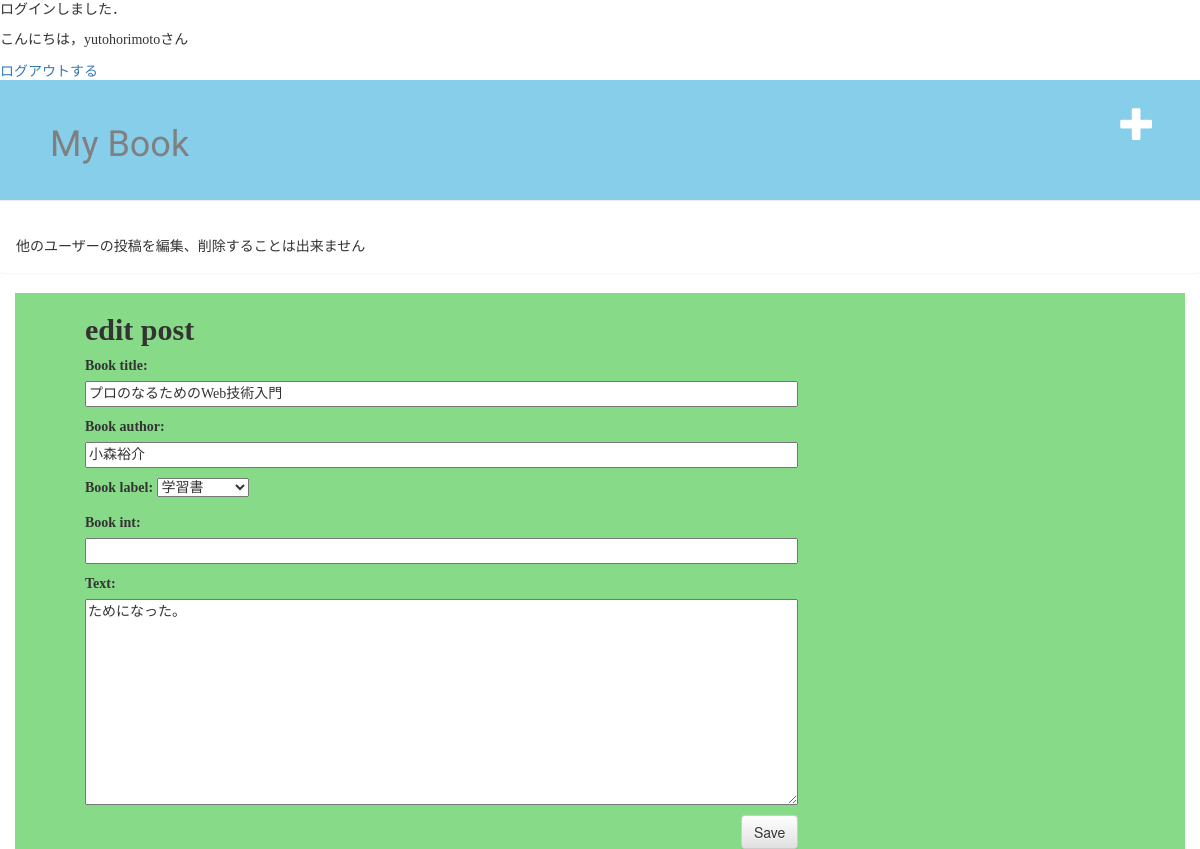
Page /post/6/edit/ (signed in) on the earlier database version.
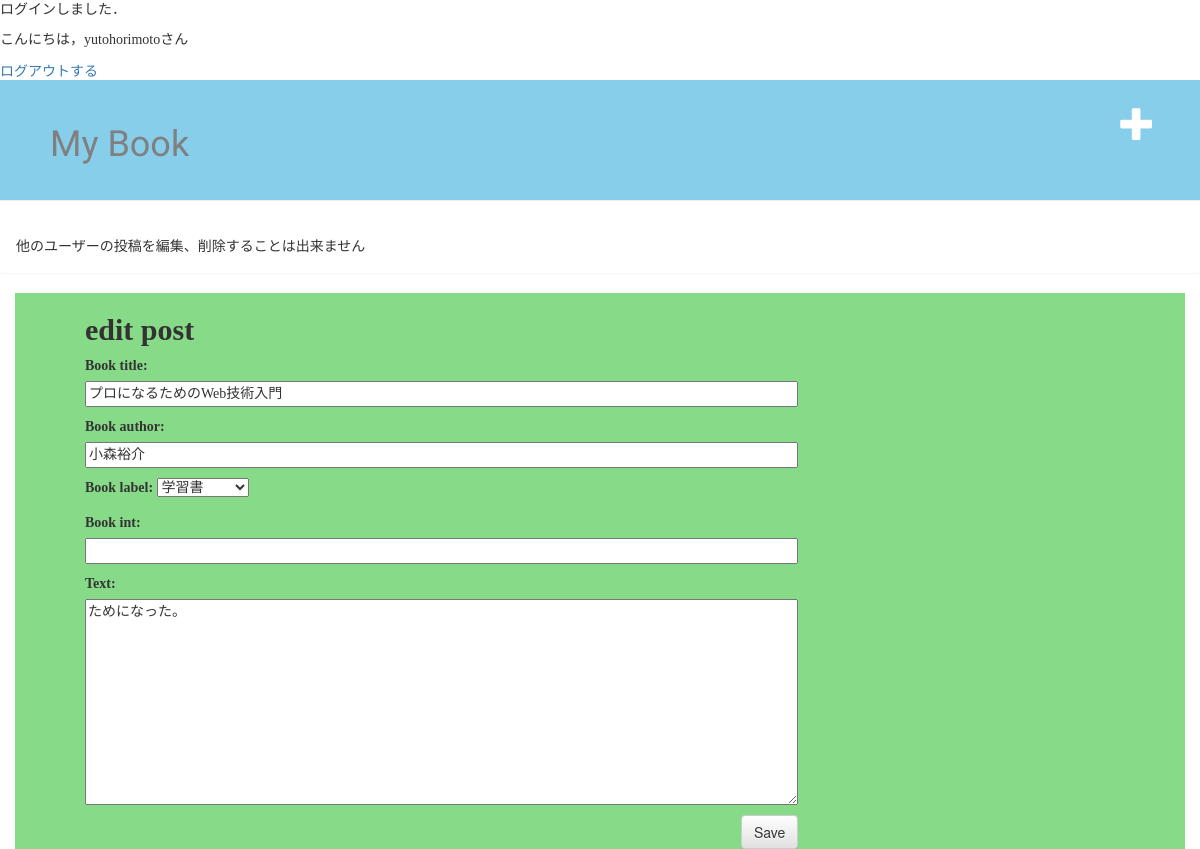
Same page on the later database version.
### mybook/models.py (models this page shows, shortened)
class Post(models.Model):
    author = models.ForeignKey(settings.AUTH_USER_MODEL, on_delete=models.CASCADE)
    book_title = models.CharField(max_length=50)
    book_author = models.CharField(max_length=20,blank=True, null=True)
    book_label = models.IntegerField(choices=label_choices,blank=True, null=True)
    book_int = models.CharField(max_length=200,blank=True, null=True)
    text = models.TextField()
    created_date = models.DateTimeField(default=timezone.now)
    published_date = models.DateTimeField(blank=True, null=True)

### mybook/views.py (the view)
# urls.py: path('post/<int:pk>/edit/', views.post_edit, name='post_edit'),
@login_required
def post_edit(request, pk):
    post = get_object_or_404(Post, pk=pk)
    if request.method == "POST":
        form = PostForm(request.POST, instance=post)
        if form.is_valid():
            post = form.save(commit=False)
            if post.author == request.user:
                post.author = request.user
                post.published_date = timezone.now()
                post.save()
                return redirect('post_detail', pk=post.pk)
            else:
                raise PermissionDenied
    else:
        form = PostForm(instance=post)
    return render(request, 'mybook/post_edit.html', {'form': form})

### mybook/forms.py
class PostForm(forms.ModelForm):
    class Meta:
        model = Post
        fields = ('book_title', 'book_author','book_label','book_int','text')

### mybook/templates/mybook/post_edit.html
{% extends 'mybook/base.html' %}
{% block content %}
    <h2>edit post</h2>
    <form method="POST" class="post-form">{% csrf_token %}
        {{ form.as_p }}
        <button type="submit" class="save btn btn-default">Save</button>
    </form>
{% endblock %}

Differences in the rows shown:
changed Post "小森裕介": book_title "プロのなるためのWeb技術入門" → "プロになるためのWeb技術入門"
